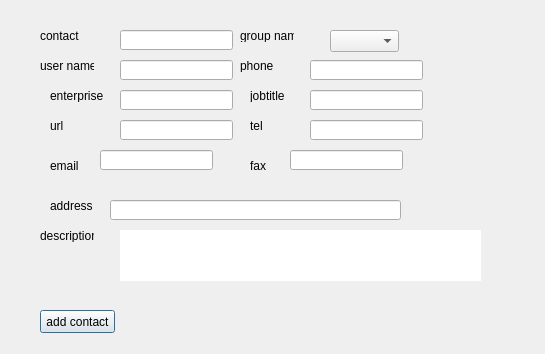
<?xml version="1.0" encoding="UTF-8"?>
<ui version="4.0">
 <class>EbDialogContactInfo</class>
 <widget class="QDialog" name="EbDialogContactInfo">
  <property name="geometry">
   <rect>
    <x>0</x>
    <y>0</y>
    <width>545</width>
    <height>354</height>
   </rect>
  </property>
  <property name="windowTitle">
   <string>Dialog</string>
  </property>
  <widget class="QLabel" name="labelContact">
   <property name="geometry">
    <rect>
     <x>40</x>
     <y>30</y>
     <width>54</width>
     <height>12</height>
    </rect>
   </property>
   <property name="text">
    <string>contact</string>
   </property>
  </widget>
  <widget class="QLabel" name="labelGroupName">
   <property name="geometry">
    <rect>
     <x>240</x>
     <y>30</y>
     <width>54</width>
     <height>12</height>
    </rect>
   </property>
   <property name="text">
    <string>group name</string>
   </property>
  </widget>
  <widget class="QLabel" name="labelUserName">
   <property name="geometry">
    <rect>
     <x>40</x>
     <y>60</y>
     <width>54</width>
     <height>12</height>
    </rect>
   </property>
   <property name="text">
    <string>user name</string>
   </property>
  </widget>
  <widget class="QLabel" name="labelPhone">
   <property name="geometry">
    <rect>
     <x>240</x>
     <y>60</y>
     <width>54</width>
     <height>12</height>
    </rect>
   </property>
   <property name="text">
    <string>phone</string>
   </property>
  </widget>
  <widget class="QLabel" name="labelJobTitle">
   <property name="geometry">
    <rect>
     <x>250</x>
     <y>90</y>
     <width>54</width>
     <height>12</height>
    </rect>
   </property>
   <property name="text">
    <string>jobtitle</string>
   </property>
  </widget>
  <widget class="QLabel" name="labelEnterprise">
   <property name="geometry">
    <rect>
     <x>50</x>
     <y>90</y>
     <width>54</width>
     <height>12</height>
    </rect>
   </property>
   <property name="text">
    <string>enterprise</string>
   </property>
  </widget>
  <widget class="QLabel" name="labelUrl">
   <property name="geometry">
    <rect>
     <x>50</x>
     <y>120</y>
     <width>54</width>
     <height>12</height>
    </rect>
   </property>
   <property name="text">
    <string>url</string>
   </property>
  </widget>
  <widget class="QLabel" name="labelTel">
   <property name="geometry">
    <rect>
     <x>250</x>
     <y>120</y>
     <width>54</width>
     <height>12</height>
    </rect>
   </property>
   <property name="text">
    <string>tel</string>
   </property>
  </widget>
  <widget class="QLabel" name="labelEmail">
   <property name="geometry">
    <rect>
     <x>50</x>
     <y>160</y>
     <width>54</width>
     <height>12</height>
    </rect>
   </property>
   <property name="text">
    <string>email</string>
   </property>
  </widget>
  <widget class="QLabel" name="labelFax">
   <property name="geometry">
    <rect>
     <x>250</x>
     <y>160</y>
     <width>54</width>
     <height>12</height>
    </rect>
   </property>
   <property name="text">
    <string>fax</string>
   </property>
  </widget>
  <widget class="QLabel" name="labelAddress">
   <property name="geometry">
    <rect>
     <x>50</x>
     <y>200</y>
     <width>54</width>
     <height>12</height>
    </rect>
   </property>
   <property name="text">
    <string>address</string>
   </property>
  </widget>
  <widget class="QLabel" name="labelDescription">
   <property name="geometry">
    <rect>
     <x>40</x>
     <y>230</y>
     <width>54</width>
     <height>12</height>
    </rect>
   </property>
   <property name="text">
    <string>description</string>
   </property>
  </widget>
  <widget class="QLineEdit" name="lineEditContact">
   <property name="geometry">
    <rect>
     <x>120</x>
     <y>30</y>
     <width>113</width>
     <height>20</height>
    </rect>
   </property>
  </widget>
  <widget class="QComboBox" name="comboBoxGroupName">
   <property name="geometry">
    <rect>
     <x>330</x>
     <y>30</y>
     <width>69</width>
     <height>22</height>
    </rect>
   </property>
  </widget>
  <widget class="QLineEdit" name="lineEditUserName">
   <property name="geometry">
    <rect>
     <x>120</x>
     <y>60</y>
     <width>113</width>
     <height>20</height>
    </rect>
   </property>
  </widget>
  <widget class="QLineEdit" name="lineEditPhone">
   <property name="geometry">
    <rect>
     <x>310</x>
     <y>60</y>
     <width>113</width>
     <height>20</height>
    </rect>
   </property>
  </widget>
  <widget class="QLineEdit" name="lineEditEnterprise">
   <property name="geometry">
    <rect>
     <x>120</x>
     <y>90</y>
     <width>113</width>
     <height>20</height>
    </rect>
   </property>
  </widget>
  <widget class="QLineEdit" name="lineEditJobTitle">
   <property name="geometry">
    <rect>
     <x>310</x>
     <y>90</y>
     <width>113</width>
     <height>20</height>
    </rect>
   </property>
  </widget>
  <widget class="QLineEdit" name="lineEditTel">
   <property name="geometry">
    <rect>
     <x>310</x>
     <y>120</y>
     <width>113</width>
     <height>20</height>
    </rect>
   </property>
  </widget>
  <widget class="QLineEdit" name="lineEditUrl">
   <property name="geometry">
    <rect>
     <x>120</x>
     <y>120</y>
     <width>113</width>
     <height>20</height>
    </rect>
   </property>
  </widget>
  <widget class="QLineEdit" name="lineEditFax">
   <property name="geometry">
    <rect>
     <x>290</x>
     <y>150</y>
     <width>113</width>
     <height>20</height>
    </rect>
   </property>
  </widget>
  <widget class="QLineEdit" name="lineEditEmail">
   <property name="geometry">
    <rect>
     <x>100</x>
     <y>150</y>
     <width>113</width>
     <height>20</height>
    </rect>
   </property>
  </widget>
  <widget class="QLineEdit" name="lineEditAddress">
   <property name="geometry">
    <rect>
     <x>110</x>
     <y>200</y>
     <width>291</width>
     <height>20</height>
    </rect>
   </property>
  </widget>
  <widget class="QPlainTextEdit" name="plainTextEditDescription">
   <property name="geometry">
    <rect>
     <x>120</x>
     <y>230</y>
     <width>361</width>
     <height>51</height>
    </rect>
   </property>
   <property name="frameShape">
    <enum>QFrame::NoFrame</enum>
   </property>
  </widget>
  <widget class="QPushButton" name="pushButtonAddContact">
   <property name="geometry">
    <rect>
     <x>40</x>
     <y>310</y>
     <width>75</width>
     <height>23</height>
    </rect>
   </property>
   <property name="text">
    <string>add contact</string>
   </property>
  </widget>
 </widget>
 <resources/>
 <connections/>
</ui>
